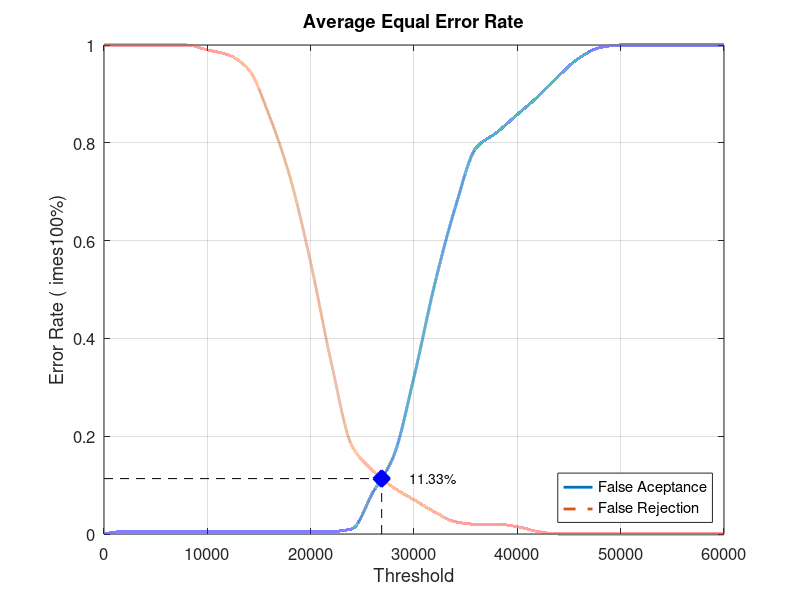
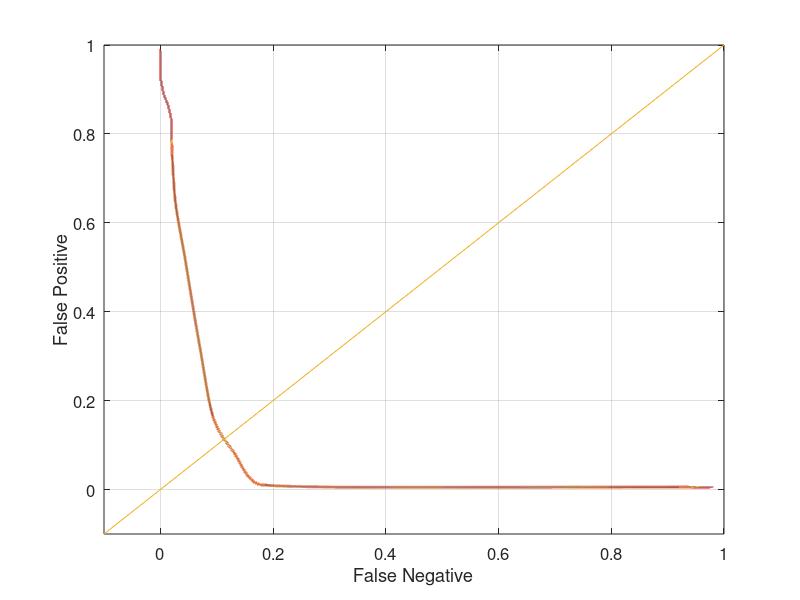

Write MATLAB code to recreate these figures, in order.
close all;
clear;
clc;
x = 0:2000:60000;
xq = 0:0.5:60000;

y0 = [0 0.00526316 0.00526316 0.00526316 0.00526316 0.00526316 0.00526316 0.00526316 0.00526316 0.00526316 0.00526316 0.00526316 0.0105263 0.0842105 0.157895 0.321053 0.510526 0.668421 0.789474 0.821053 0.857895 0.894737 0.936842 0.973684 0.994737 1 1 1 1 1 1]
yy0 = interp1(x, y0, xq, 'pchip');
y1 = [1 1 1 1 1 0.99 0.98 0.95 0.855 0.73 0.555 0.35 0.18 0.13 0.095 0.07 0.045 0.025 0.02 0.02 0.015 0.005 0 0 0 0 0 0 0 0 0]
yy1 = interp1(x, y1, xq, 'pchip');

% Calculating EER: 
y2 = abs(y0 - y1);
find(y2 == min(y2))
yy2 = abs(yy0 - yy1);
xEER = find(yy2 == min(yy2));
xEERIndex = xq(xEER) % X-axis EER
yEER = yy0(xEER) % Y-axis EER

main = figure
plot(xq, yy0,'-','LineWidth', 2);	hold on
plot(xq, yy1,'--','LineWidth', 2);	hold on
plot([xEERIndex xEERIndex], [0 yEER], 'k--');	hold on
plot([0 xEERIndex], [yEER yEER], 'k--');	hold on
plot(xEERIndex, yEER, 'bx', 'LineWidth', 10);	hold on
text(xEERIndex + 10 * xEERIndex / 100, yEER, [num2str(round((10000 * yEER)) / 100) '%'])
legend('False Aceptance', 'False Rejection', 'Location', 'SouthEast')
xlabel('Threshold')
ylabel('Error Rate (	imes100%)')
title('Average Equal Error Rate')
set(gca, 'FontSize', 12)
axis([0 60000 0 1])
grid on

print(main, 'Database2_3Main', '-dpng');
FNRxFPR = figure('Color', [1 1 1]);
plot(yy1, yy0, '-', yy1, yy0, 'LineWidth', 2);
hold on
y = -0.1:0.1:1
plot(y, y); 
set(gca, 'FontSize', 12)
xlabel('False Negative')
ylabel('False Positive')
axis([-0.1 1 -0.1 1])
set(gca, 'FontSize', 12)
grid on

print(FNRxFPR, 'Database2_3FNRxFPR','-dpng');
